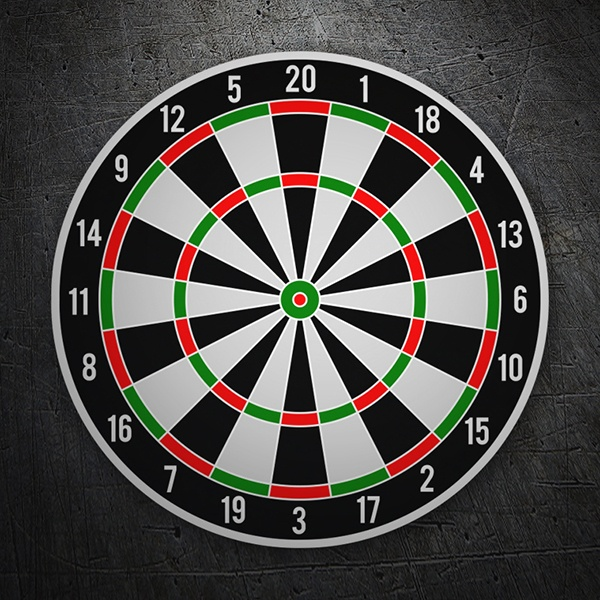
#> input picture Tests/aufkleber-dartscheibe.jpg, 600 x 600 px; its folder holds only this picture in this run
$ python -i ContourUtils.py   (imports and definitions only)
#> lines starting #> are read from the running program, lines starting #| are printed output that depends on the picture; after the words box and inside, x2 and y2 are one past the last pixel; in counts of white or black regions, pixels touching at a corner belong together
#> further down, picture is the input picture: shape (600, 600, 3); mean B, G, R 70.2, 73.5, 76.2
import math

import cv2
import numpy as np

MARKER_CORNERS_SAVE, MARKER_IDS_SAVE = None, None

# [8 lines left out: function midpoint, not called in this run]


def get_contours(img, shapeROI = (0, 0), cThr=[100, 150], gaussFilters = 1, dilations = 6, erosions = 2, showFilters=False, minArea=100, epsilon=0.01, Cornerfilter=0, draw=False):
    """
    gets Contours from an image

    :param img: input image (numpy array)
    :param cThr: thrersholds for canny edge detector (list)
    :param gaussFilters: number of gaussian smoothing filters (int)
    :param showFilters: boolean if you want to see the filters
    :param minArea: minimum area of vontours to filter out small noise
    :param epsilon: 'resolution' of polynomial approximation of the contour
    :param Cornerfilter: Only outputs contours with n corners
    :param draw: draws detected contours on img
    :return: image with contours on it, (length of contour, area of contour, poly approximation, boundingbox to the contour, i)
    """
#> called with shapeROI = (0, 0), gaussFilters = 1, dilations = 6, erosions = 2, showFilters = False, minArea = 100, epsilon = 0.01, Cornerfilter = 0
    minArea = minArea/100   # HIGHLIGHT: Only for very small resolution testing
    imgContours = img
    # imgContours = cv2.UMat(img)
    imgGray = cv2.cvtColor(imgContours, cv2.COLOR_BGR2GRAY)
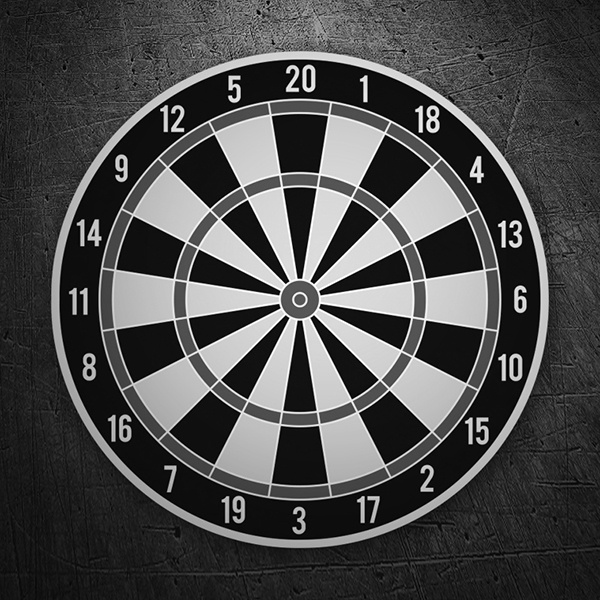
#> imgGray: shape (600, 600); min 0, max 255, mean 73.9
    for i in range(gaussFilters):
       imgGray = cv2.GaussianBlur(imgGray, (11, 11), 1)
#> this loop made 1 pass
#> pass 1, in get_contours, `imgGray = cv2.GaussianBlur(imgGray, (11, 11), 1)`:
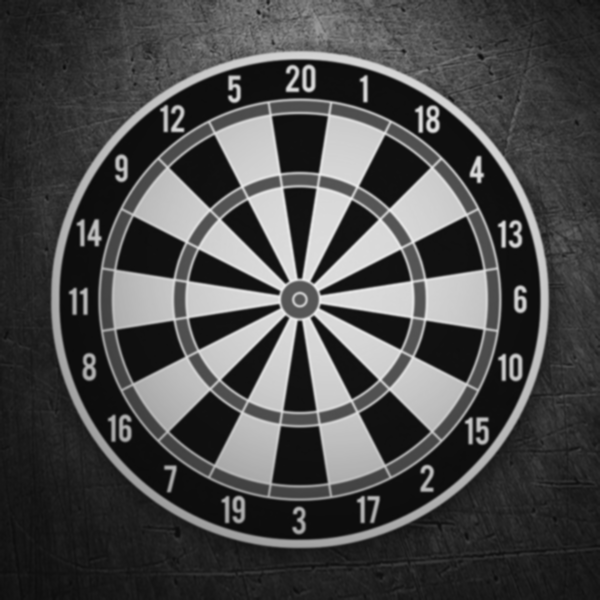
#> imgGray: shape (600, 600); min 11, max 236, mean 73.9
    if showFilters:
        cv2.imshow("Gauss", cv2.resize(imgGray.copy(), (int(shapeROI[0]), int(shapeROI[1])), interpolation=cv2.INTER_AREA, fx=0.5, fy=0.5))
    imgCanny = cv2.Canny(imgGray, cThr[0], cThr[1])
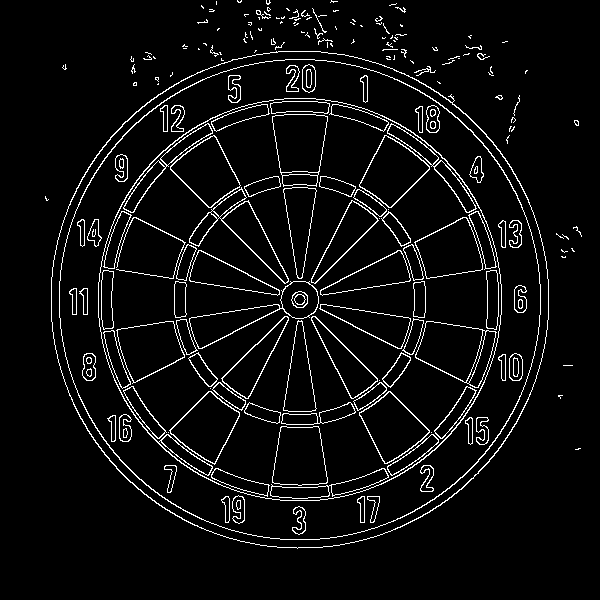
#> imgCanny: shape (600, 600); 5.4% white in thin lines or dots, all inside (x1, y1, x2, y2) = (45, 0, 582, 549)
    kernel = np.ones((3, 3))
    imgDial = cv2.dilate(imgCanny, kernel, iterations=dilations)
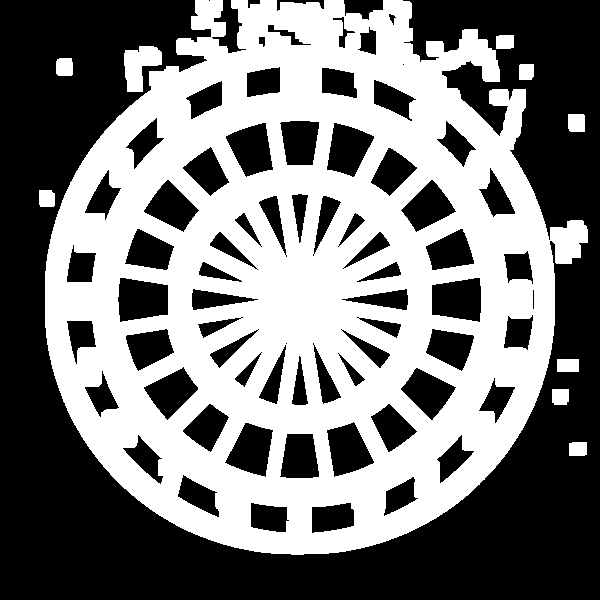
#> imgDial: shape (600, 600); 47.9% white; 10 white regions, largest, box (x1, y1, x2, y2) and area: (45, 0, 588, 555) 169140, (124, 46, 162, 92) 1099, (568, 114, 585, 132) 301
    imgThre = cv2.erode(imgDial, kernel, iterations=erosions)
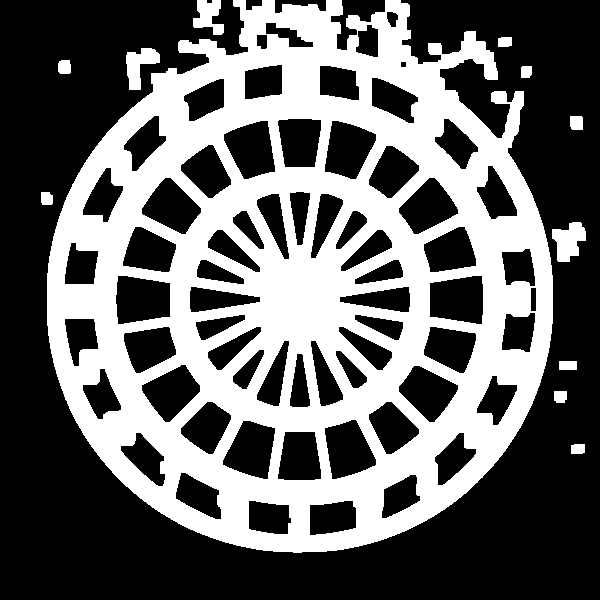
#> imgThre: shape (600, 600); 39.7% white; 12 white regions
    if showFilters:
        cv2.imshow('Canny', cv2.resize(imgThre.copy(), (int(shapeROI[0]), int(shapeROI[1])), interpolation=cv2.INTER_AREA, fx=0.5, fy=0.5))
    contours, hiearchy = cv2.findContours(imgThre, cv2.RETR_EXTERNAL, cv2.CHAIN_APPROX_SIMPLE)
#> contours = 12 contours; largest, box (x1, y1, x2, y2) and area: (47, 0, 553, 553) 213213, (552, 222, 586, 262) 814, (126, 48, 160, 90) 696, (193, 0, 224, 35) 594, (570, 116, 583, 130) 152; hiearchy = [[1, -1, -1, -1], [2, 0, -1, -1], [3, 1, -1, -1], [4, 2, -1, -1], [5, 3, -1, -1], [6, 4, -1, -1], [7, 5, -1, -1], [8, 6, -1, -1], [9, 7, -1, -1], [10, 8, -1, -1], [11, 9, -1, -1], [-1, 10, -1, -1]]
    finalCountours = []
    for i in contours:
        area = cv2.contourArea(i)
        if area > minArea:
            # print('minAreaFilled')
            peri = cv2.arcLength(i, True)
            approx = cv2.approxPolyDP(i, epsilon * peri, True)
            bbox = cv2.boundingRect(approx)
            if Cornerfilter > 0:
                if len(approx) == Cornerfilter:
                    finalCountours.append([len(approx), area, approx, bbox, i])
            else:
                finalCountours.append([len(approx), area, approx, bbox, i])
#> this loop made 12 passes
#> (area, peri, approx, bbox) on pass 3: (136, 50, [[559, 361], [559, 369], [576, 369], [576, 361]], (559, 361, 18, 9))
#> (area, peri, bbox) on passes 1, 2, 4, 5, 6, 7: (113, 42.83, (571, 444, 14, 10)), (123, 44.83, (554, 391, 13, 12)), (814, 140.6, (552, 222, 34, 40)), (123, 43.66, (41, 192, 12, 13)), (152.5, 48.24, (570, 116, 13, 14)), (105.5, 40.24, (521, 66, 11, 12))
#> after the loop, finalCountours = 12 items
    finalCountours = sorted(finalCountours, key=lambda x: x[1], reverse=True)

    if draw:
        for con in finalCountours:
            cv2.drawContours(imgContours, con[4], -1, (0, 0, 255), 3)

    if not showFilters:
        cv2.destroyWindow("Gauss")
        cv2.destroyWindow("Canny")
    return imgContours, finalCountours, imgThre

# [29 lines left out: functions reorder, warpImg, not called in this run]


def findDis(pts1, pts2):
    return ((pts2[0]-pts1[0])**2 + (pts2[1]-pts1[1])**2)**0.5


# [43 lines left out: function extract_roi_from_4_aruco_markers, not called in this run]

>>> import cv2
>>> picture = cv2.imread('Tests/aufkleber-dartscheibe.jpg')
>>> result = get_contours(picture)
